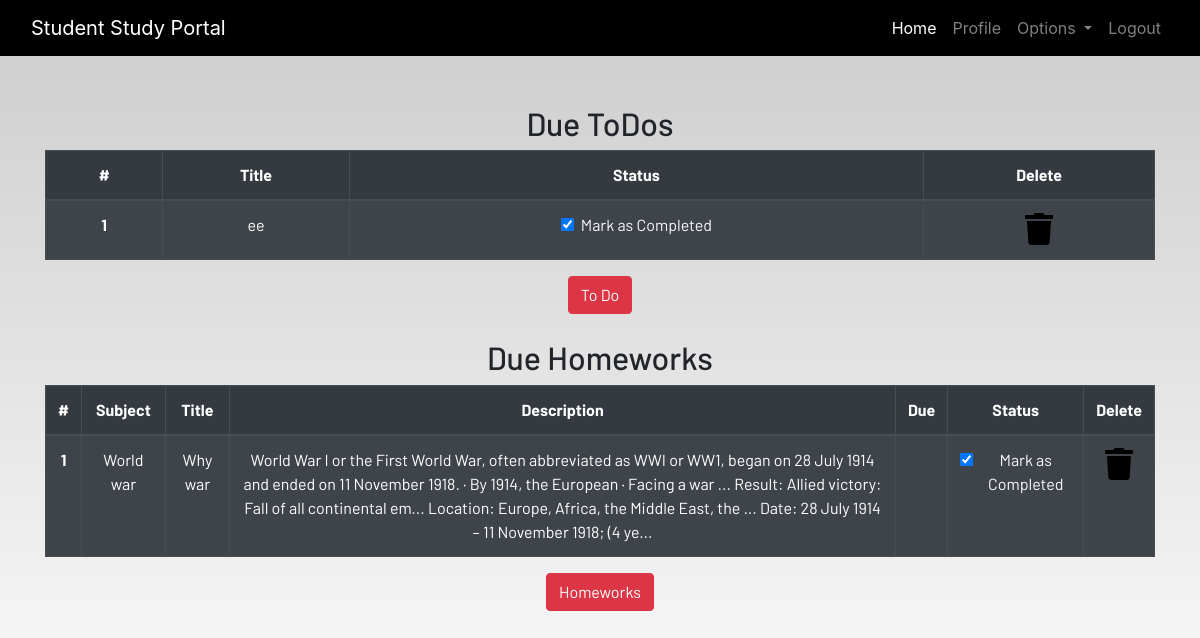
The app's page /profile (signed in) with its own data.
### dashboard/models.py (models this page shows, shortened)
class Todo(models.Model):
    user = models.ForeignKey(User, on_delete=models.CASCADE)
    title = models.CharField(max_length=150)
    is_finished=models.BooleanField(default=False)

class Homework(models.Model):
    user = models.ForeignKey(User, on_delete=models.CASCADE)
    subject = models.CharField(max_length=50)
    title = models.CharField(max_length=100)
    description = models.TextField()
    due = models.DateField()
    is_finished=models.BooleanField(default=False)

### dashboard/views.py (the view)
# urls.py: path('profile', views.profile,name="profile"),
@login_required
def profile(request):
    homework = Homework.objects.filter(user=request.user)
    todos = Todo.objects.filter(user=request.user)
    if len(homework) == 0:
        homework_done = True
    else:
        homework_done = False
    if len(todos) == 0:
        todo_done = True
    else:
        todo_done = False
    context = {
        'homework':homework,
        'home_done':homework_done,
        'todos':todos,
        'todo_done':todo_done
    }
    return render(request, "Dashboard/profile.html",context)

### dashboard/templates/dashboard/profile.html
{% extends 'dashboard/base.html' %} {% load static %}
{% load crispy_forms_tags%}
{% block content %}
<section class="text-center">
    <div class="container">
        {% if not todo_done %}
        <h2>Due ToDos</h2>
        <table class="table table-striped table-bordered table-hover table-dark">
            <thead>
                <tr>
                    <th scope="col">#</th>
                    <th scope="col">Title</th>
                    <th scope="col">Status</th>
                    <th scope="col">Delete</th>
                </tr>
            </thead>
            <tbody>
                {% for todo in todos %}
                <tr>
                    <th scope="row">{{forloop.counter}}</th>
                    <td>{{todo.title}}</td>
                    <td>
                        <a href="{% url 'updatetodo' todo.id %}">
                            <div class="form-check">
                                {% if todo.is_finished == True%}
                                <input class="form-check-input" type="checkbox" value="" checked >
                                {% else %}
                                <input class="form-check-input" type="checkbox" value="" >
                                {% endif %}
                                <label class="form-check-label text-light" for="flexCheckDefault">
                                    Mark as Completed
                                </label>
                            </div>
                        </a>
                    </td>
                    <td><a href="{% url 'deletetodo' todo.id 'profile' %}"><i class="fa fa-trash fa-2x"></i></a></td>
                </tr>
                {% endfor %}
            </tbody>
        </table>
        {% else %}
        <h3>All To dos are completed!!!!</h3>
        {% endif %}
        <a href="{% url 'todo' %}" class="btn btn-danger">To Do</a>
        <br><br>
    {% if not homework_done %}
        <h2>Due Homeworks</h2>
        <table class="table table-striped table-bordered table-hover table-dark">
            <thead>
                <tr>
                    <th scope="col">#</th>
                    <th scope="col">Subject</th>
                    <th scope="col">Title</th>
                    <th scope="col">Description</th>
                    <th scope="col">Due</th>
                    <th scope="col">Status</th>
                    <th scope="col">Delete</th>
                </tr>
            </thead>
            <tbody>
                {% for work in homework %}
                <tr>
                    <th scope="row">{{forloop.counter}}</th>
                    <td>{{work.subject}}</td>
                    <td>{{work.title}}</td>
                    <td>{{work.description}}</td>
                    <td>{{wprk.due}}</td>
                    <td>
                        <a href="{% url 'update_homework' work.id %}">
                            <div class="form-check">
                                {% if work.is_finished == True %}
                                <input class="form-check-input" type="checkbox" value="" checked>
                                {% else %}
                                <input class="form-check-input" type="checkbox" value="">
                                {% endif %}
                                <label class="form-check-label text-light" for="flexCheckDefault">
                                    Mark as Completed
                                   </label>
                            </div>
                        </a>
                    </td>
                    <td><a href="{% url 'delete_homework' work.id 'profile' %}"><i class="fa fa-trash fa-2x"></i></a></td>
                </tr>
                {% endfor %}
            </tbody>
        </table>
    {% else %}
        <h3>All To homeworks are completed!!!!</h3>
    {% endif %}
        <a href="{% url 'homework' %}" class="btn btn-danger">Homeworks</a>
    </div>
</section>
{% endblock content %}

### static/css/main.css (style rules this page uses)
html { scroll-behavior: smooth; height: 100%; width: 100%; }
a { text-decoration: none !important; color: black; }
html, body { max-width: 100%; overflow-x: hidden; height: 100%; width: 100%; }
body { background: linear-gradient(rgba(0, 0, 0, 0.2), rgba(255, 255, 255, 0.5)); overflow-x: hidden; background-repeat: no-repeat; }
.fa { color: black; }

### records on screen
Todo: title "ee"
Homework: subject "World war", title "Why war", description "World War I or the First World War, often abbreviated as WWI or WW1, began on 28 July 1914 and ended on 11 November 1918. · By 1914, the European · Facing a war ... Result: Allied victory: Fall of all continental em... Location: Europe, Africa, the Middle East, the ... Date: 28 July 1914 – 11 November 1918; (4 ye..."
